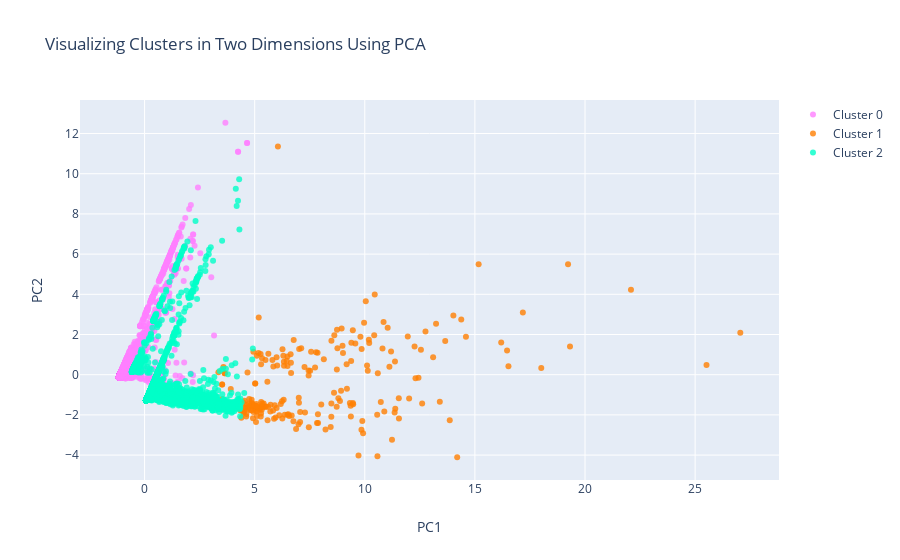

Source (notebook cell):
### Code cell
#Instructions for building the 2-D plot

#trace1 is for 'Cluster 0'
trace1 = go.Scatter(
                    x = cluster0["PC1_2d"],
                    y = cluster0["PC2_2d"],
                    mode = "markers",
                    name = "Cluster 0",
                    marker = dict(color = 'rgba(255, 128, 255, 0.8)'),
                    text = None)

#trace2 is for 'Cluster 1'
trace2 = go.Scatter(
                    x = cluster1["PC1_2d"],
                    y = cluster1["PC2_2d"],
                    mode = "markers",
                    name = "Cluster 1",
                    marker = dict(color = 'rgba(255, 128, 2, 0.8)'),
                    text = None)

#trace3 is for 'Cluster 2'
trace3 = go.Scatter(
                    x = cluster2["PC1_2d"],
                    y = cluster2["PC2_2d"],
                    mode = "markers",
                    name = "Cluster 2",
                    marker = dict(color = 'rgba(0, 255, 200, 0.8)'),
                    text = None)

data = [trace1, trace2, trace3]

title = "Visualizing Clusters in Two Dimensions Using PCA"

layout = dict(title = title,
              xaxis= dict(title= 'PC1',ticklen= 5,zeroline= False),
              yaxis= dict(title= 'PC2',ticklen= 5,zeroline= False)
             )

fig = dict(data = data, layout = layout)

iplot(fig)

### Figure 1 — Plotly figure (JSON) as saved in the notebook; plotly's stock layout.template omitted (floating-point values rounded to 4 significant figures; data arrays with more than 128 entries replaced by an {"elided": "..."} marker saying what was removed)
{"data": [{"marker": {"color": "rgba(255, 128, 255, 0.8)"}, "mode": "markers", "name": "Cluster 0", "type": "scatter", "x": {"elided": "4337 float values"}, "y": {"elided": "4337 float values"}}, {"marker": {"color": "rgba(255, 128, 2, 0.8)"}, "mode": "markers", "name": "Cluster 1", "type": "scatter", "x": {"elided": "217 float values"}, "y": {"elided": "217 float values"}}, {"marker": {"color": "rgba(0, 255, 200, 0.8)"}, "mode": "markers", "name": "Cluster 2", "type": "scatter", "x": {"elided": "2496 float values"}, "y": {"elided": "2496 float values"}}], "layout": {"title": {"text": "Visualizing Clusters in Two Dimensions Using PCA"}, "xaxis": {"ticklen": 5, "title": {"text": "PC1"}, "zeroline": false}, "yaxis": {"ticklen": 5, "title": {"text": "PC2"}, "zeroline": false}}}
